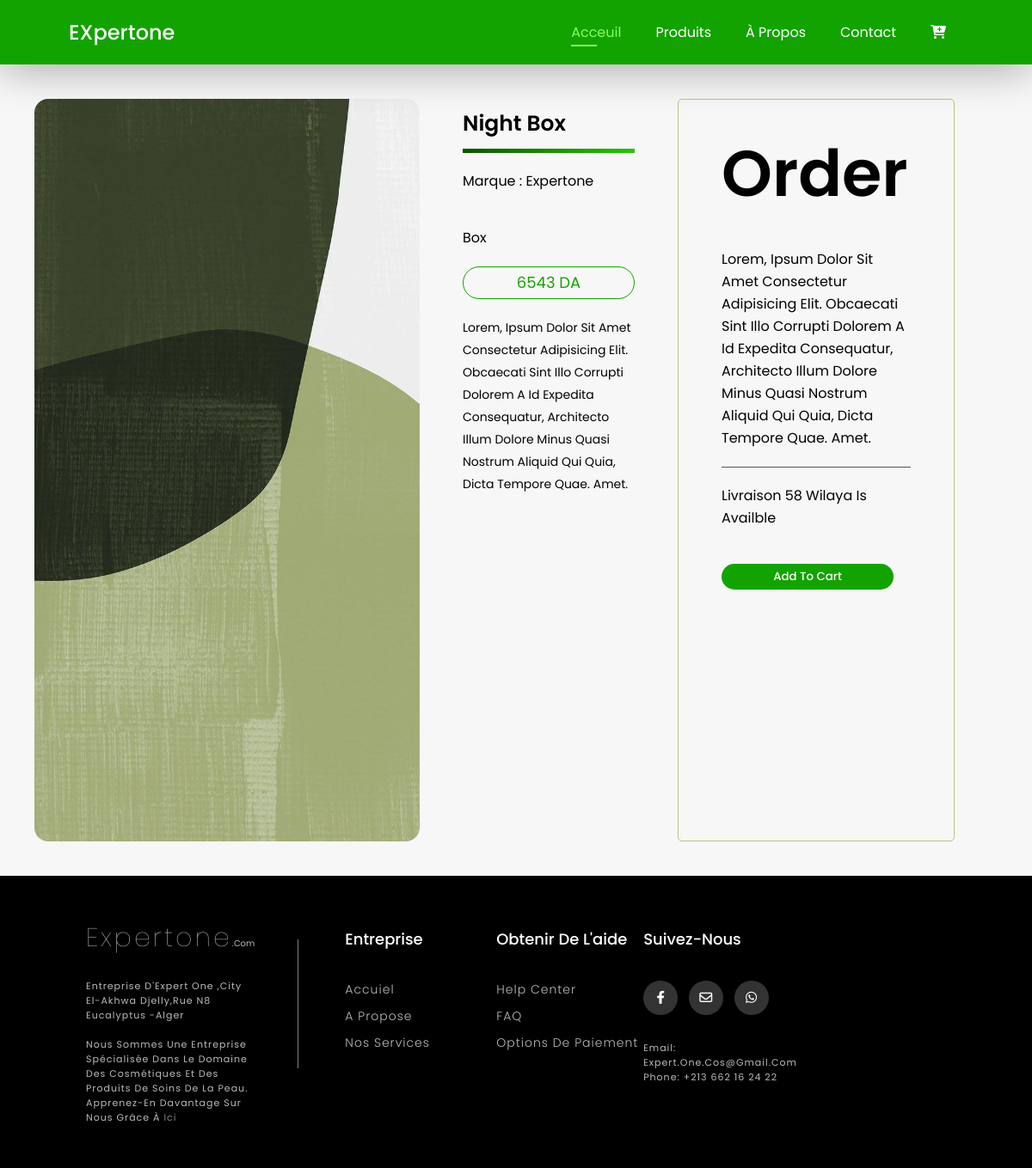
Screenshot of /product.php?id=1 with the database file from the repository.
### tables this page shows
CREATE TABLE IF NOT EXISTS `product` (
  `id` int(11) NOT NULL AUTO_INCREMENT,
  `name` varchar(255) NOT NULL,
  `price` int(11) NOT NULL,
  `description` text NOT NULL,
  `image_path` varchar(200) NOT NULL,
  PRIMARY KEY (`id`)
);

### Product.php (the view, shortened to what this page needs)
<?php
include "config.php";
?>
<!DOCTYPE html>
<html lang="en">
<head>
    <link rel="stylesheet" href="css/product.css">
    <link rel="stylesheet" href="https://cdnjs.cloudflare.com/ajax/libs/font-awesome/6.2.0/css/all.min.css">
    <link rel="stylesheet" type="text/css" href=" https://cdnjs.cloudflare.com/ajax/libs/font-awesome/6.0.0-beta3/css/all.min.css">
    <link rel="stylesheet" href="https://cdn.jsdelivr.net/npm/@fortawesome/fontawesome-free@5.15.4/css/fontawesome.min.css">
</head>
<body>
<section class="header">
    <div class="logo">
        <h1>eXpertone</h1>
        </div>
    <div>
        <ul class="nav">
            <li><a class="active" href="index.php"> Acceuil</a></li>
            <li><a href="produits.php">Produits</a> </li>
            <li><a href="about.html"> à propos</a></li>
            <li><a href="form.php"> Contact</a></li>
            <li><a href="cart.php" class="bot"><i class="fa-solid fa-cart-plus"></i></a></li>
       </ul>
    </div>
</section>
<section class="pro">
<?php
$id=      $_GET['id'];
$id =     mysqli_real_escape_string($conn ,$id);
$id =     htmlentities($id);
    $sql = "SELECT * FROM product WHERE id = $id limit 1";
    $result = mysqli_query($conn, $sql);
    if(mysqli_num_rows($result) > 0){
    while($row = mysqli_fetch_assoc($result)){
    ?>
    <div class="col4">
            <img src="<?php echo $row['image_path'];?>">
        <div class="weet-info">
            <h4><?php echo $row['name'];?></h4>
            <hr class="hr">
            <p>Marque : expertone</p>
            <p><?php echo $row['description'];?></p>
            <p class="price"><?php echo $row['price'];?> DA</p>
            <p class="weet-small-t">Lorem, ipsum dolor sit amet consectetur adipisicing elit. Obcaecati sint illo corrupti dolorem a id expedita consequatur, architecto illum dolore minus quasi nostrum aliquid qui quia, dicta tempore quae. Amet.</p>
        </div>
        <div class="weet-info-2">
            <h2>Order</h2>
            <p>Lorem, ipsum dolor sit amet consectetur adipisicing elit. Obcaecati sint illo corrupti dolorem a id expedita consequatur, architecto illum dolore minus quasi nostrum aliquid qui quia, dicta tempore quae. Amet.</p>
            <hr class="weet-hr">
            <p>livraison 58 wilaya is availble </p>
            <button class="btn">Add to Cart</button>
        </div>
    </div>
<?php
  }
  }
  ?>
</section>
<footer class="footer">
    <div class="container1">
                 <div class="footer-col-left">
      <h1>Expertone</h1>.com
      <p>Entreprise d'Expert One ,city El-akhwa  djelly,Rue N8 Eucalyptus -alger<br> <br>
        Nous sommes une entreprise spécialisée dans le domaine des cosmétiques et des produits de soins de la peau. Apprenez-en davantage sur nous grâce à <a href="aboutus.php">ici</a></p>
               </div>
        <div class="row1">
            <div class="footer-col">
                <h4>Entreprise</h4>
                <ul>
                    <li><a href="index.html">Accuiel</a></li>
                    <li><a href="about.html">A propose</a></li>
                    <li><a href="produits.php">nos services</a></li>
                </ul>
            </div>
            <div class="footer-col">
                <h4>obtenir de l'aide</h4>
                <ul>
                 <li><a href="about.html">Help center</a></li>
                 <li><a href="faq.php">FAQ</a></li>
                 <li><a href="about.html">options de paiement</a></li>
                </ul>
            </div>
            <div class="footer-col-social">
                <h4>Suivez-nous</h4>
                <div class="social-links">
                    <a href="https://www.facebook.com/profile.php?id=100063640342753"> <i class="fab fa-facebook-f"></i></a>
                    <a href="mailto:expert.one.cos@gmail.com"><i class="far fa-envelope"></i></a>
                    <a href="https://wa.me/213662162422"> <i class="fab fa-whatsapp"></i></a>
                </div>
                <p>Email: expert.one.cos@gmail.com <br>
                    phone: +213 662 16 24 22
                </p>
            </div>
        </div>
    </div>
</footer>
</body>
</html>

### css/product.css (style rules this page uses)
* { font-family: 'Poppins', sans-serif; margin:0; padding:0; box-sizing: border-box; outline: none; border:none; text-decoration: none; text-transform: capitalize; transition:all .2s linear; }
p { font-family: 'Poppins', sans-serif; }
body { background-color: #f7f7f7; overflow-y: auto; overflow-x: hidden; width: 100%; height: 100vh; }
.logo h1 { width: 40%; height: auto; color: #ffffff; font-family: 'Poppins', sans-serif; font-weight: 500; }
.header { display: flex; align-items: center; justify-content: space-between; padding: 20px 80px; background-color: rgb(19, 163, 0); box-shadow: 0 5px 50px #00000054; z-index: 999; position: sticky; top: 0; left: 0 ; }
.nav { display: flex; align-items: center; justify-content: center; }
.nav li { list-style: none; padding: 0 20px; position: relative; }
.nav li a { text-decoration: none; color: white; }
.nav li a:hover, .nav li a.active { color:#88ff58; }
.nav li a.active::after, .nav li a:hover::after { content: ""; width: 30%; height: 2px; background:#88ff58; position: absolute; bottom: -4px; left:20px ; }
.btn { display: inline-block; background:#27AE60 ; color: white; padding: 8px 30px; margin: 30px 0; border-radius: 30px; }
.pro { width: 100%; text-align: center; margin: 0 ; position: relative; line-height: 26px; padding: 20px 20px; }
.hr { width: 200px; height: 5px; background: rgb(9,84,0); background: linear-gradient(90deg, rgba(9,84,0,1) 0%, rgba(37,199,0,1) 100%); }
.col4 { margin: 20px; display: flex; }
.col4 img { width: 40%; height: 100%; border-radius: 16px; }
.weet-info { padding-left: 50px; text-align: left; }
.weet-info-2 { margin: 0 50px; padding: 20px 50px; text-align: left; border: #bac383 1px solid; border-radius: 5px; }
.weet-hr { height: 1px; width: 100%; background-color: #555; }
.col4 p { padding: 20px 0px; }
.col4 .btn { width: 200px; font-family: 'Poppins', sans-serif; font-weight: 500; color: #fff; border-radius: 50px; padding: 5px; margin-top: 20px; text-align: center; background-color: rgb(19, 163, 0); }
.col4 h4 { line-height: 1.5; font-size: 25px; padding: 10px 0px; font-family: 'Poppins', sans-serif; font-weight: 600; }
.col4 h2 { line-height: 1.5; font-size: 75px; padding: 10px 0px; font-family: 'Poppins', sans-serif; font-weight: 600; }
.weet-small-t { font-size: 14px; }
.weet-info .price { width: 200px; color: rgb(19, 163, 0); border-radius: 50px; padding: 5px 10px; text-align: center; font-size: 18px; background-color: transparent; border: 1px solid rgb(19, 163, 0); cursor: pointer; }
.footer { font-family: 'Poppins', sans-serif; background-color: #000; padding: 50px ; font-size: 10px; }
footer .container1 { max-width: 100%; margin: 0; display: flex; padding: 0 50px; }
.container1 .row1 { width: 100%; display: flex; flex-wrap: wrap; margin-left: 50px; }
.footer-col ul { list-style: none; }
.footer-col { width: 25%; padding: 10px 5px; }
.footer-col-left { position: relative; width: 280px; padding-right: 50px ; color: #bbbbbb; }
.footer-col-left p { margin-top: 25px; font-size: 11px; letter-spacing: 1px; }
.footer-col-left p a { color: #858383; }
.footer-col-left h1 { display: inline; font-size: 30px; padding: 0; font-family: 'Poppins', sans-serif; font-weight: 100; letter-spacing: 3px; }
.footer-col-left:after { position: absolute; content: ""; background: grey; width: 1px; height: 150px; left: 100%; top:10%; }
footer h4 { font-size: 18px; color: #ffffff; text-transform: capitalize; margin-bottom: 35px; font-weight: 500; }
footer h4::before { content: normal; position: absolute; left: 0; bottom: -10px; height: 2px; box-sizing: border-box; width: 50px; }
footer ul li a { font-size: 14px; text-transform:capitalize; color: #ffffff; text-decoration: none; font-weight: 300; color: #bbbbbb; display: block ; transition: all 0.3s ease; margin-bottom: 10px; letter-spacing: 1px; }
.footer-col-social { width: 25%; padding: 10px 0; }
.footer-col-social p { margin-top: 25px; font-size: 11px; letter-spacing: 1px; margin-top: 20px; color: #bbbbbb; }
.footer-col-social .social-links a { font-size: 15px; display: inline-block; height: 40px; width: 40px; background-color: rgba(255, 255, 255, 0.2); margin: 0 10px 10px 0; text-align: center; line-height: 40px; border-radius: 50%; color: #ffffff; transition: all 0.5s ease; }

### rows the page displays
product: image_path (picture), name "Night Box", description "Box", price "6543"
